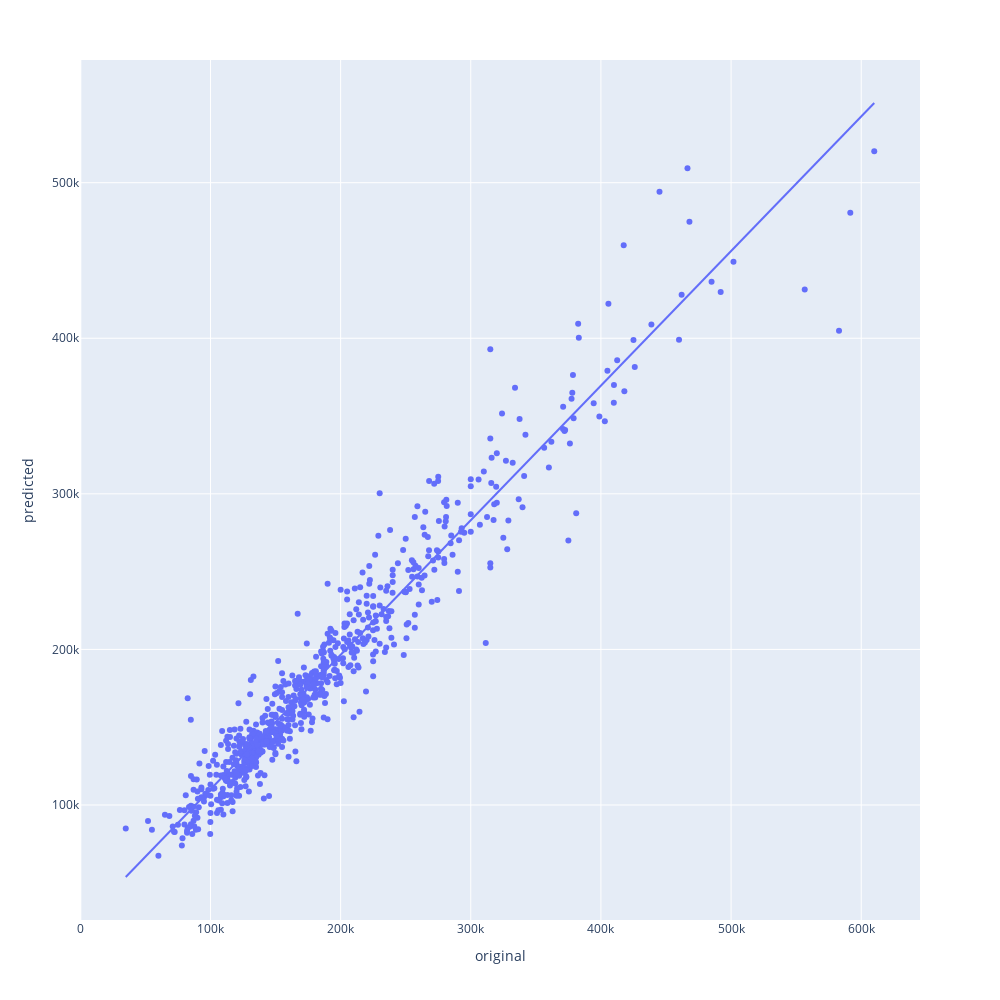

Notebook code cell kept with this figure:
### Code cell
fig =px.scatter(results, x="original", y="predicted",trendline="ols",height=1000, width=1000)
fig.show()

### Figure 1 — Plotly figure (JSON) as saved in the notebook; plotly's stock layout.template omitted (floating-point values rounded to 4 significant figures; data arrays with more than 128 entries replaced by an {"elided": "..."} marker saying what was removed)
{"data": [{"hovertemplate": "original=%{x}<br>predicted=%{y}<extra></extra>", "legendgroup": "", "marker": {"color": "#636efa", "symbol": "circle"}, "mode": "markers", "name": "", "orientation": "v", "showlegend": false, "type": "scatter", "x": {"elided": "733 int values"}, "xaxis": "x", "y": {"elided": "733 float values"}, "yaxis": "y"}, {"hovertemplate": "<b>OLS trendline</b><br>predicted = 0.865097 * original + 23514.4<br>R<sup>2</sup>=0.932972<br><br>original=%{x}<br>predicted=%{y} <b>(trend)</b><extra></extra>", "legendgroup": "", "marker": {"color": "#636efa", "symbol": "circle"}, "mode": "lines", "name": "", "showlegend": false, "type": "scatter", "x": {"elided": "733 int values"}, "xaxis": "x", "y": {"elided": "733 float values"}, "yaxis": "y"}], "layout": {"height": 1000, "legend": {"tracegroupgap": 0}, "margin": {"t": 60}, "width": 1000, "xaxis": {"anchor": "y", "domain": [0, 1], "title": {"text": "original"}}, "yaxis": {"anchor": "x", "domain": [0, 1], "title": {"text": "predicted"}}}}
